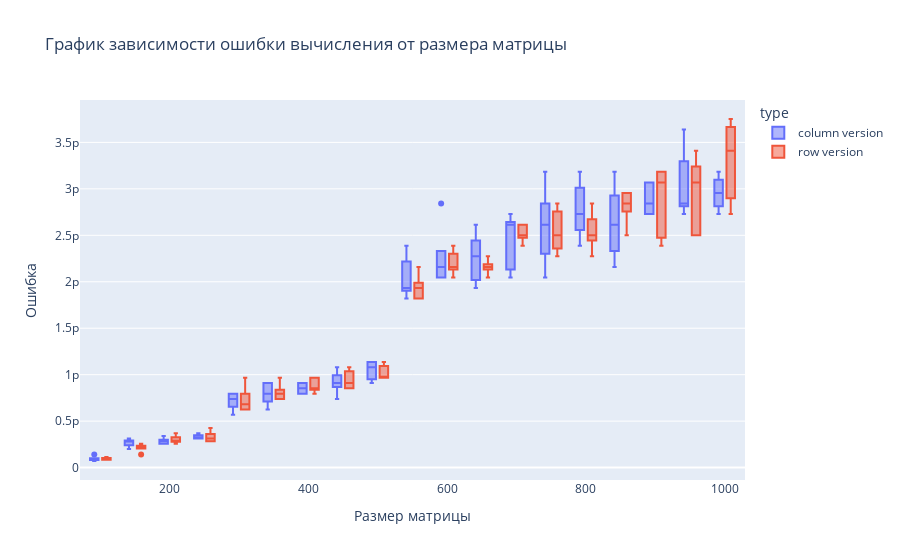

Here is the notebook cell this chart was saved with:
### Code cell
px.box(data_frame=df,\
        x='shape of matrix',\
        y='error',\
       labels={'error':'Ошибка', 'shape of matrix':'Размер матрицы'},\
        title='График зависимости ошибки вычисления от размера матрицы',\
      color='type')
